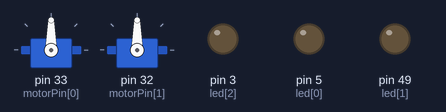
A sketch run on a simulated Arduino Mega 2560, built with avr-gcc and run on an emulated ATmega2560. Shown: 2 × servo, output pins drawn as LEDs (lit = HIGH). What the sketch prints to the serial monitor is not drawn.

Above: at 0.05 s.
At 5.1 s:
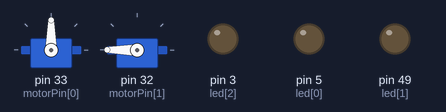
At 10.15 s:
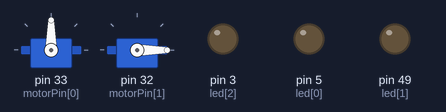
Timing chart, 0 to 13.2 s (numbered marks = the images above):
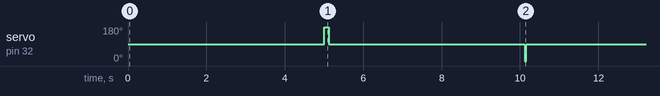

The sketch:

Motors_Test.ino
```cpp
#include <Servo.h>

Servo MOTOR[12];
int motorPin[12] = {33,32,31,30,29,28,27,26,25,24,23,22};
int digitalSensor[12] = {38,41,40,37,36,35,34,39,42,43};
int analogSensor[12] = {4,3,6,7,8,9,10,11,12,13};
int led[3] = {5, 49, 3};
int i = 0;
bool isDisplaying[12] = {false, false, false, false, false, false, false, false, false, false, false, false};
void setup() {
  Serial.begin(115200);

  for(int i=0; i < 3; i++){
    pinMode(led[i], OUTPUT);
  }
  //digitalWrite(led[0],

  attachMotor(1);
  attachMotor(2);
}

void loop() {
  Serial.print(i++);
  delay(5000);
  displayPicture(2);
  delay(5000);
  stopDisplayingPicture(2);
}

/**
 * Attach the motors
 * @prams motorNumber The Motor that needs to be attach
 */
void attachMotor(int motorNumber) {
  pinMode(motorNumber-1, OUTPUT);
  MOTOR[motorNumber - 1].attach(motorPin[motorNumber - 1], 1000, 2000);
}

/**
 * Set the motor at a certain speed, direction;
 * @prams motorNumber     The Motor that need to turn
 * @prams dir             The direction that the motor need to turn -1 counter, 1 clockwidse
 * @prams speedPercentage The power of the motor.
 */
void setMotor(int motorNumber, int dir, int speedPercentage) {
  if (speedPercentage > 100) {
    speedPercentage = 100;
  }
  else if (speedPercentage <= 0) {
    speedPercentage = 0;
  }
  if (motorNumber <= 12 && motorNumber >= 1) {
    if (dir == 1) {
      MOTOR[motorNumber - 1].write(90 + (90 * speedPercentage));
    }
    else if (dir == -1) {
      MOTOR[motorNumber - 1].write(90 - (90 * speedPercentage));
    }
  }
}

void displayPicture(int motor){
  if(!isDisplaying[motor-1]){
    isDisplaying[motor-1] = true;
    setMotor(motor, 1, 50);
    delay(115);
    setMotor(motor, 1, 0);
  }
}

void stopDisplayingPicture(int motor){
  if(isDisplaying[motor-1]){
    isDisplaying[motor-1] = false;
    setMotor(motor, -1, 50);
    delay(50);
    setMotor(motor, -1, 0);
  }
}
```

Measured:
- by itself, servo on pin 32 (motorPin[1]): repeats every 10.2 s: 90° 5.0 s, 0° 0.05 s, 90° 5.0 s, 180° 0.12 s
